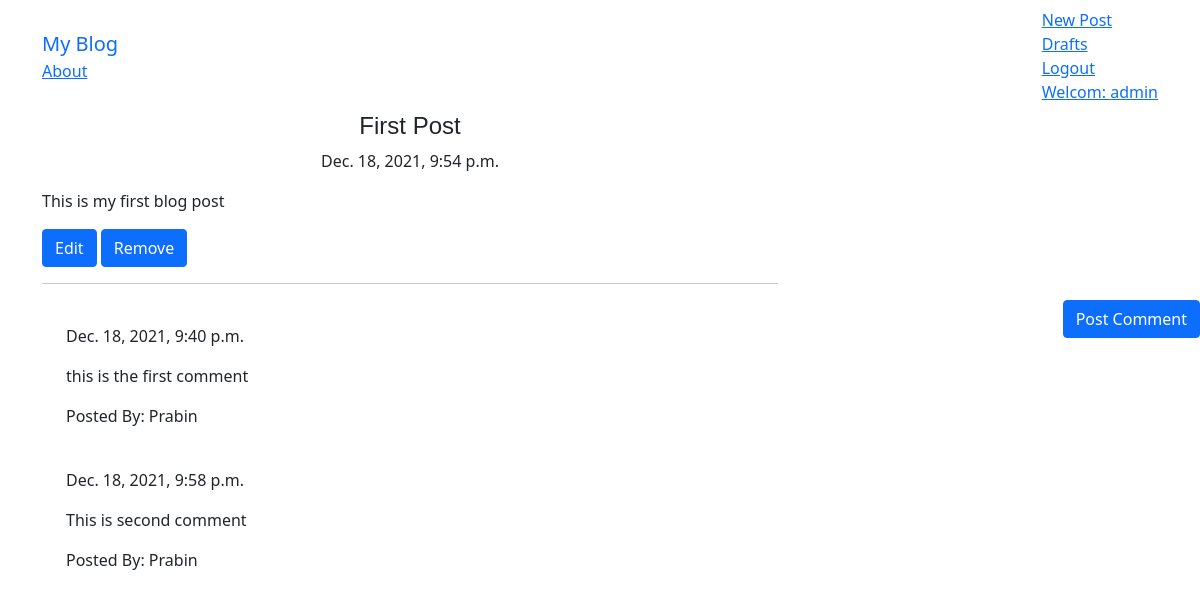
/blog/post/3 (signed in), run on an earlier commit of the app's database.
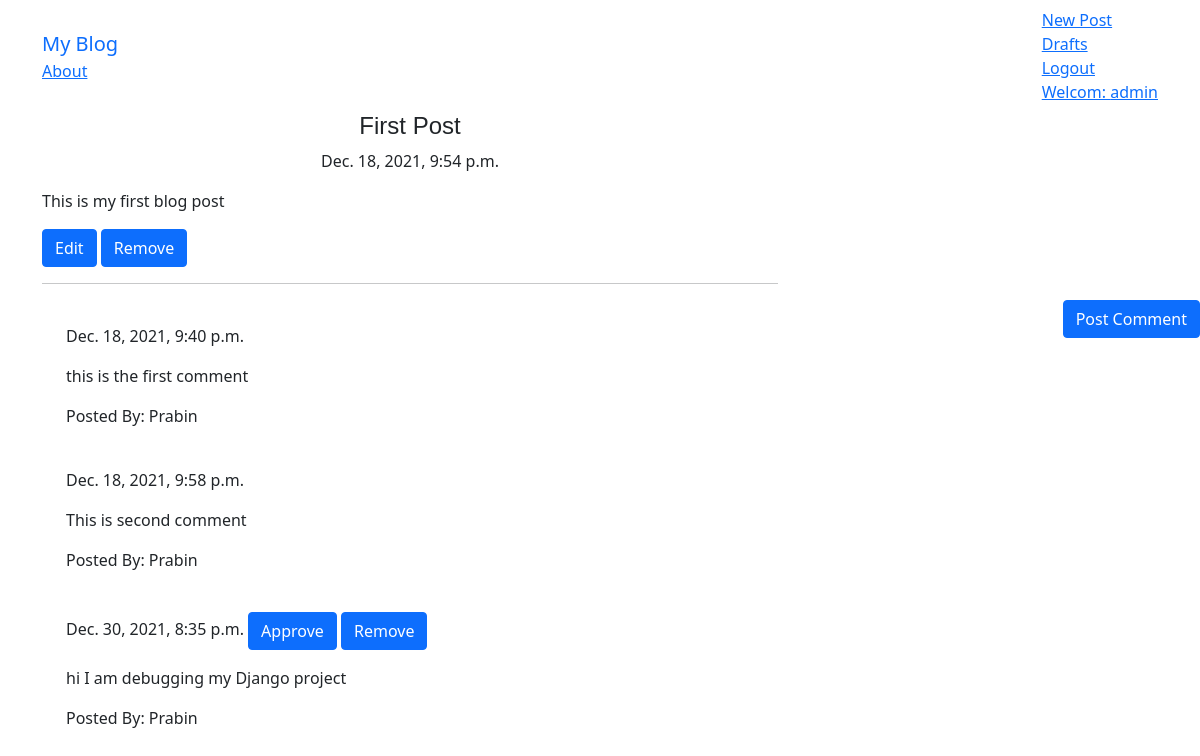
And on a later commit of the database.
### blog/models.py (models this page shows, shortened)
class Comment(models.Model):
    post = models.ForeignKey('blog.Post', related_name='comments', on_delete=CASCADE)
    author = models.CharField(max_length=200)
    text = models.TextField()
    created_date = models.DateTimeField(default=timezone.now())
    approved_comment = models.BooleanField(default=False)

### blog/views.py (the view)
# urls.py: re_path('post/(?P<pk>\d+)$', views.PostDetailView.as_view(), name='post_detail'),
class PostDetailView(DetailView):
    model = Post

### blog/templates/blog/post_detail.html
{% extends 'blog/base.html' %}
{% block content %}
<h1 class="posttitle loader">{{ post.title}} </h1>
{% if post.published_date %}
<div class="date postdate">
    {{ post.published_date }}
</div>
{% else %}
<a class="btn btn-primary" href="{% url 'post_publish' pk=post.pk %}">Publish</a>
{% endif %}
<p class="postcontent">{{ post.text |safe|linebreaks}}</p>
{% if user.is_authenticated %}
<a href="{% url 'post_edit' pk=post.pk %}" class="btn btn-primary"><span class="glyphicon glyphicon-pencil">Edit</span></a>
<a href="{% url 'post_remove' pk=post.pk %}" class="btn btn-primary"><span
        class="glyphicon glyphicon-remove">Remove</span></a>
{% endif %}
<hr>
<a href="{% url 'add_comment_to_post' pk=post.pk %}" class="btn btn-primary btn-comment">Post Comment</a>
<div class="container">
    {% for comment in post.comments.all %}
    <br>
    {% if user.is_authenticated or comment.approved_comment %}
    {{ comment.created_date }}
    {% if not comment.approved_comment %}
    <a href="{% url 'comment_approve' pk=comment.pk %}" class="btn btn-primary"><span
            class="glyphicon glyphicon-ok">Approve</span></a>
    <a href="{% url 'comment_remove' pk=comment.pk %}" class="btn btn-primary"><span
            class="glyphicon glyphicon-remove">Remove</span></a>
    {% endif %}
    <p>{{comment.text | safe | linebreaks }}</p>
    <p>Posted By: {{ comment.author }}</p>
    {% endif %}
    {% empty %}
    <p>No Comments!</p>
    {% endfor %}
</div>
{% endblock %}

What changed in the data, as far as the page shows it:
added Comment: created_date "Dec. 30, 2021, 8:35 p.m.", approved_comment "Approve", text "hi I am debugging my Django project", author "Prabin"
